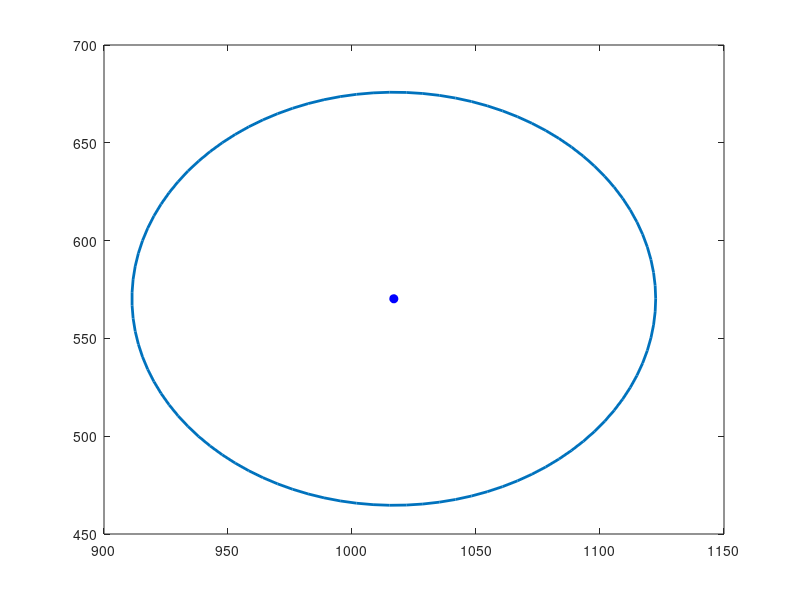

Here is the MATLAB script that generated this plot:
fileID1 = fopen('output.txt','r');
formatSpec1 = '%f';
A = fscanf(fileID1,formatSpec1);

% B=load('data.txt');
% scatter(B(:,1),B(:,2), 'filled')

title('Circle Fitting using N number of points')
xlabel('x coordinates') 
ylabel('y coordinates') 
%legend({'Final Circle','Center Point', 'Data Point'})
%legend('off')

radius = A(1);
x_cor = A(2);
y_cor = A(3);
th = linspace(0,2*pi) ; 
R = radius ;  % Radius 
C = [x_cor y_cor] ; % center 
x = C(1)+R*cos(th) ; 
y = C(2)+R*sin(th) ;
p = plot(x,y,'MarkerFaceColor','red','MarkerEdgeColor','red');
set(p,{'LineWidth'},{2})
hold on
plot(x_cor,y_cor,'o-','MarkerFaceColor','blue','MarkerEdgeColor','blue')
